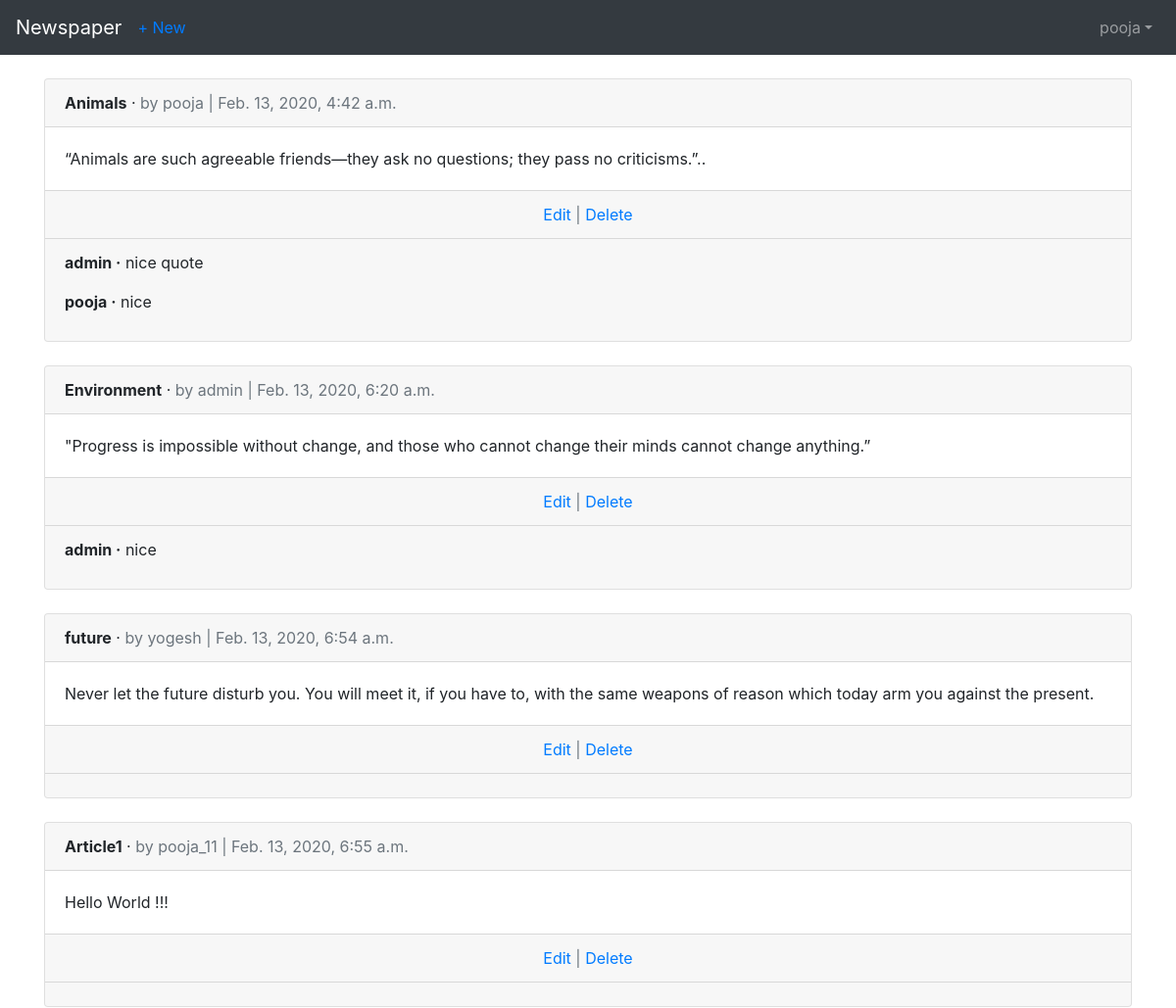
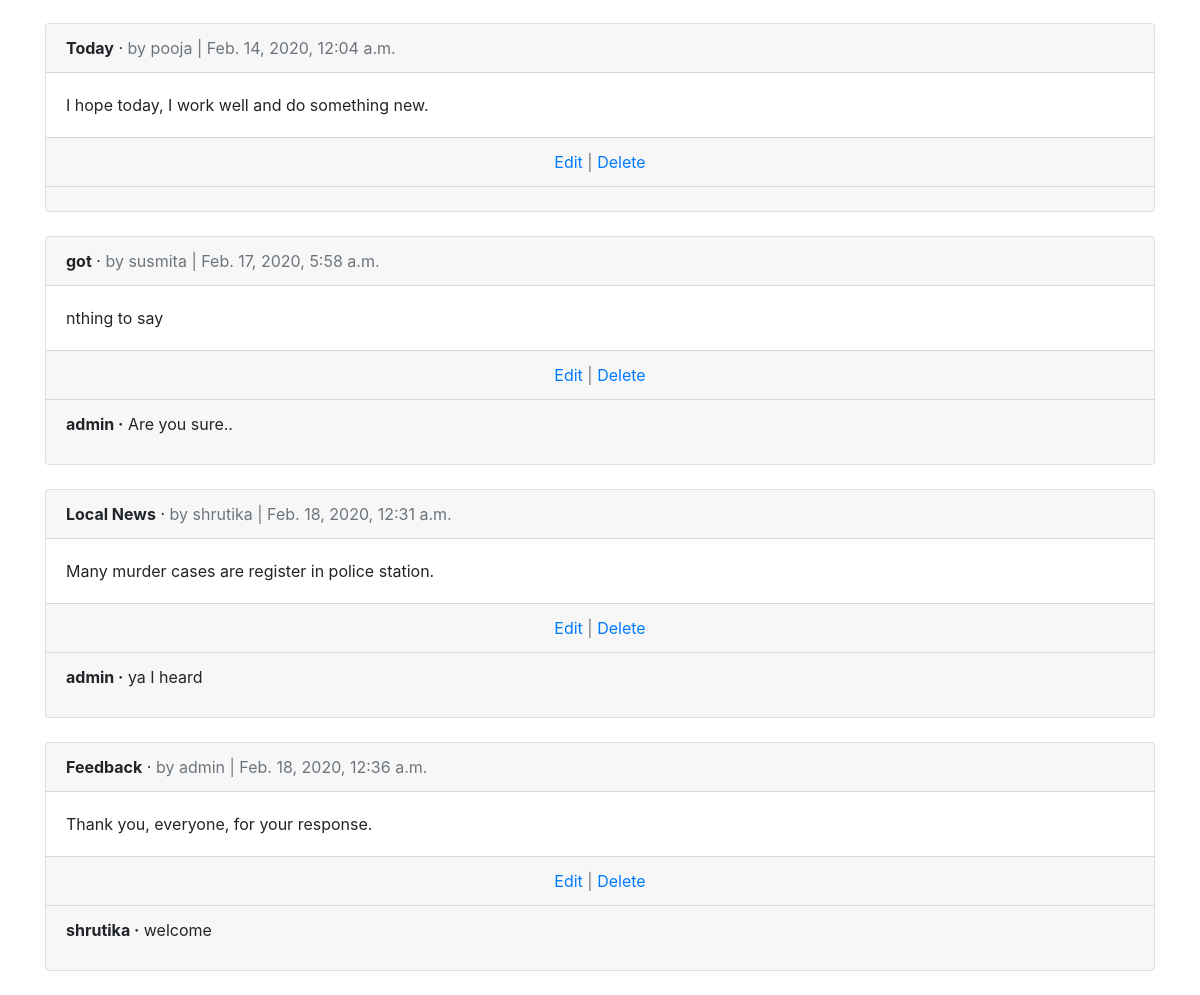
Page /article/ (signed in) on the committed database (2 pictures, top to bottom).
### users/models.py (models this page shows)
class CustomUser(AbstractUser):
    age = models.PositiveIntegerField(null=True, blank=True)

### article/models.py (models this page shows, shortened)
class Article(models.Model):
    title = models.CharField(max_length=255)
    body = models.TextField()
    date = models.DateTimeField(auto_now_add=True)
    author = models.ForeignKey(
        get_user_model(),
        on_delete=models.CASCADE,
    )

class Comment(models.Model):
    article = models.ForeignKey(
        Article,
        on_delete=models.CASCADE,
        related_name='comments',
    )
    comment = models.CharField(max_length=140)
    author = models.ForeignKey(
        get_user_model(),
        on_delete=models.CASCADE,
    )
    def __str__(self):
        return self.comment

### article/views.py (the view)
# urls.py: path('',ArticleListView.as_view(), name='article_list'),
class ArticleListView(LoginRequiredMixin, ListView):
    model = Article
    template_name = 'article_list.html'
    login_url = 'login'

### templates/article_list.html (shortened to what this page needs)
{% extends 'base.html' %}
{% block content %}
    {% for article in object_list %}
        <div class="card">
            <div class="card-header">
                <span class="font-weight-bold">{{ article.title }}</span> &middot;
                <span class="text-muted">by {{ article.author }} | {{ article.date }}</span>
            </div>
            <div class="card-body">
                {{ article.body }}
            </div>
            <div class="card-footer text-center text-muted">
                <a href="{% url 'article:article_edit' article.pk %}">Edit</a> |
                <a href="{% url 'article:article_delete' article.pk %}">Delete</a>
            </div>
            <div class="card-footer">
                {% for comment in article.comments.all %}
                    <p>
                        <span class="font-weight-bold">{{ comment.author }} &middot;</span>
                        {{ comment }}
                    </p>
                {% endfor %}
            </div>
        </div>
        <br />
    {% endfor %}
{% endblock content %}

### templates/base.html (shortened to what this page needs)
<html lang="en">
  <head>
    <link
      rel="stylesheet"
      href="https://stackpath.bootstrapcdn.com/bootstrap/4.2.1/css/bootstrap.min.css"
    />
  </head>
  <body>
    <nav class="navbar navbar-expand-lg navbar-dark bg-dark mb-4">
      <a class="navbar-brand" href="{% url 'home' %}">Newspaper</a>
      {% if user.is_authenticated %}
      <ul class="navbar-nav mr-auto">
        <li class="nav-item">
          <a href="{% url 'article:article_new' %}">+ New</a>
        </li>
      </ul>
      {% endif %}
      <div class="collapse navbar-collapse" id="navbarNavDropdown">
          {% if user.is_authenticated %}
        <ul class="navbar-nav ml-auto">
          <li class="nav-item ">
            <a class="nav-link dropdown-toggle" href="#"
            id="userMenu" data-toggle="dropdown" aria-haspopup="true"
            aria-expanded="false">{{ user.username }}</a>
          </li>
        </ul>
      </div>
      {% endif %}
    </nav>
    <div class="container">
      {% block content %} {% endblock content %}
    </div>
  </body>
</html>

### rows in the picture
CustomUser: username "pooja"
Article: title "Animals", author "pooja", date "Feb. 13, 2020, 4:42 a.m.", body "“Animals are such agreeable friends—they ask no questions; they pass no criticisms.”.."
Comment: author "admin", comment "nice quote"
Comment: author "pooja", comment "nice"
Article: title "Environment", author "admin", date "Feb. 13, 2020, 6:20 a.m.", body "\"Progress is impossible without change, and those who cannot change their minds cannot change anything.”"
Comment: author "admin", comment "nice"
Article: title "future", author "yogesh", date "Feb. 13, 2020, 6:54 a.m.", body "Never let the future disturb you. You will meet it, if you have to, with the same weapons of reason which today arm you against the present."
Article: title "Article1", author "pooja_11", date "Feb. 13, 2020, 6:55 a.m.", body "Hello World !!!"
Article: title "Today", author "pooja", date "Feb. 14, 2020, 12:04 a.m.", body "I hope today, I work well and do something new."
Article: title "got", author "susmita", date "Feb. 17, 2020, 5:58 a.m.", body "nthing to say"
Comment: author "admin", comment "Are you sure.."
Article: title "Local News", author "shrutika", date "Feb. 18, 2020, 12:31 a.m.", body "Many murder cases are register in police station."
Comment: author "admin", comment "ya I heard"
Article: title "Feedback", author "admin", date "Feb. 18, 2020, 12:36 a.m.", body "Thank you, everyone, for your response."
Comment: author "shrutika", comment "welcome"
